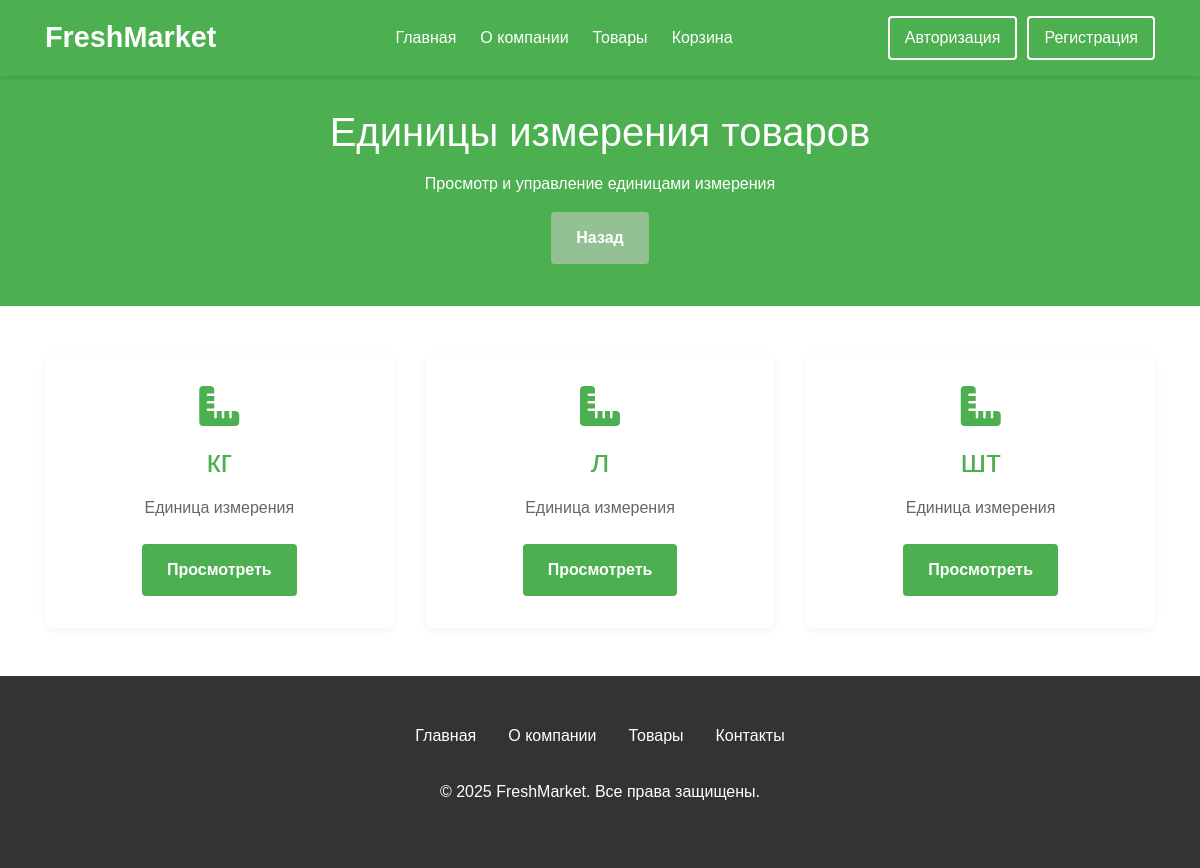
The page /admin-panel/unit on the database its author committed.
### products/models.py (models this page shows, shortened)
class UnitOfMeasurement(models.Model):
    name = models.CharField(max_length=10, unique=True, verbose_name="Единица измерения")
    def get_absolute_url(self):
        return reverse('unit_detail', kwargs={"pk": self.pk})
    class Meta:
        verbose_name = "Единица измерения"
        verbose_name_plural = "Единицы измерения"

### products/views.py (the view)
# urls.py: path('admin-panel/unit', views.UnitListView.as_view(), name="unit_list"),
class UnitListView(ListView):
    model = models.UnitOfMeasurement
    template_name = 'products/admin/unit/list.html'
    context_object_name = 'units'

### products/templates/products/admin/unit/list.html (shortened to what this page needs)
{% extends 'products/base.html' %}
{% load static %}
{% block content %}
<section class="page-header">
    <div class="container">
        <h1>Единицы измерения товаров</h1>
        <p>Просмотр и управление единицами измерения</p>
    </div>
    <a href="{% url 'admin_panel' %}" class="btn back-btn">Назад</a>
</section>
<div class="container">
    <div class="dashboard">
        {% for unit in units %}
        <div class="dashboard-card">
            <i class="fas fa-ruler-combined"></i>
            <h2 class="hidden-text">{{ unit.name }}</h2>
            <p>Единица измерения</p>
            <a href="{{ unit.get_absolute_url }}" class="btn">Просмотреть</a>
        </div>
        {% empty %}
        <p>Единицы измерения отсутствуют.</p>
        {% endfor %}
    </div>
</div>
{% endblock content%}

### products/static/products/css/base.css (style rules this page uses)
* { margin: 0; padding: 0; box-sizing: border-box; font-family: 'Arial', sans-serif; }
body { background-color: #f9f9f9; color: #333; display: flex; flex-direction: column; min-height: 100vh; }
.hidden-text { display: -webkit-box; -webkit-line-clamp: 2; -webkit-box-orient: vertical; overflow: hidden; text-overflow: ellipsis; }

### products/static/products/css/header.css (style rules this page uses)
.container { width: 90%; max-width: 1200px; margin: 0 auto; }

### products/templates/products/admin/unit/list.html (style rules this page uses)
.page-header { background-color: #4CAF50; color: white; padding: 2rem 0; text-align: center; margin-bottom: 3rem; }
.page-header h1 { font-size: 2.5rem; margin-bottom: 1rem; }
.dashboard { display: grid; grid-template-columns: repeat(auto-fill, minmax(300px, 1fr)); gap: 2rem; margin-bottom: 3rem; }
.dashboard-card { background-color: white; border-radius: 8px; box-shadow: 0 2px 10px rgba(0,0,0,0.05); padding: 2rem; text-align: center; transition: transform 0.3s ease; }
.dashboard-card i { font-size: 2.5rem; color: #4CAF50; margin-bottom: 1rem; }
.dashboard-card h2 { margin-bottom: 1rem; color: #4CAF50; }
.dashboard-card p { color: #666; margin-bottom: 1.5rem; }
.btn { display: inline-block; background-color: #4CAF50; color: white; padding: 0.8rem 1.5rem; border-radius: 4px; text-decoration: none; font-weight: bold; transition: all 0.3s ease; }
.back-btn { background-color: #93c194; display: block; width: fit-content; margin: 10px auto; }

### rows shown on the page
UnitOfMeasurement: name "кг"
UnitOfMeasurement: name "л"
UnitOfMeasurement: name "шт"
